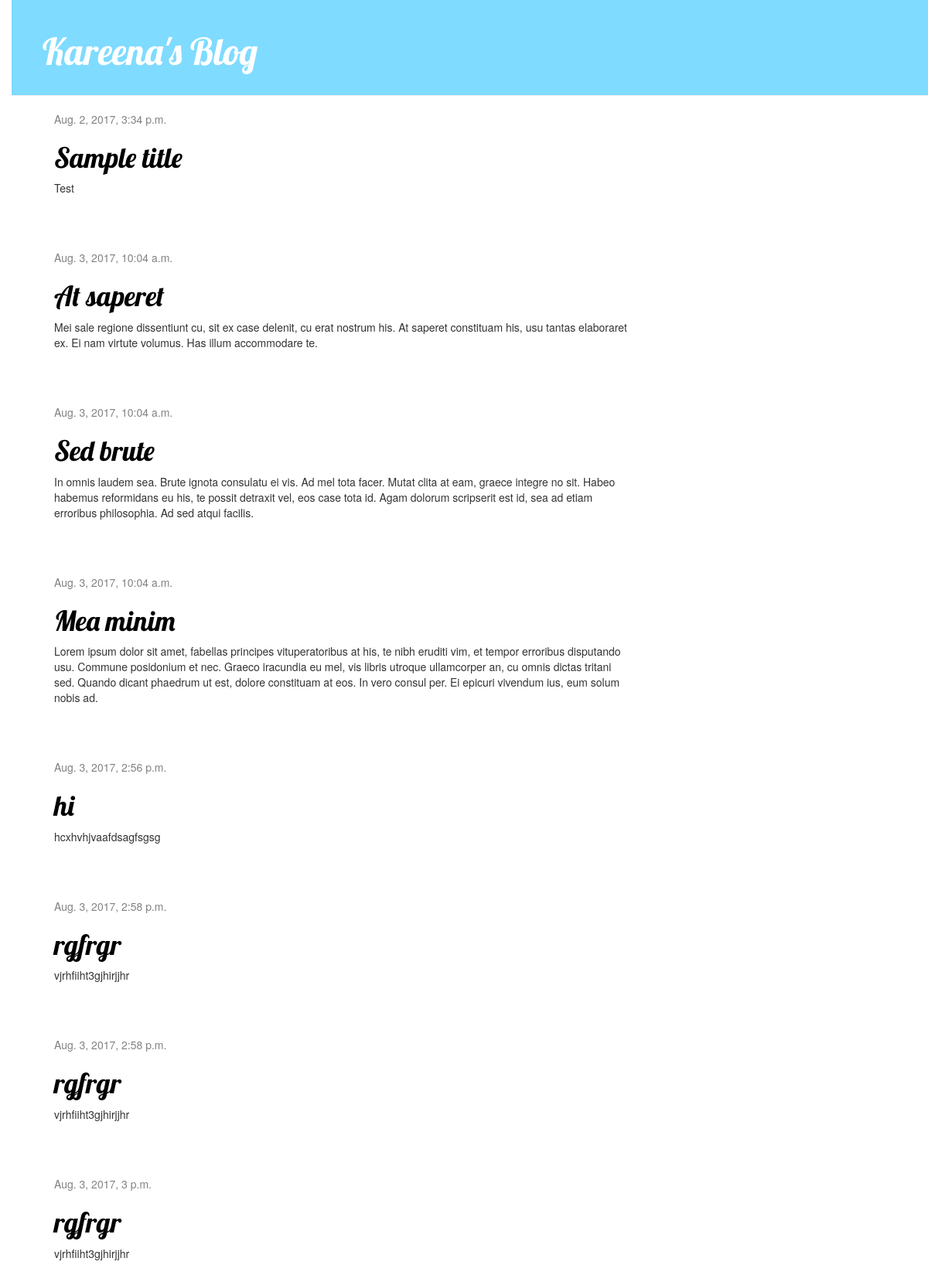
The page / on the database its author committed.
### blog/models.py (models this page shows, shortened)
class Post(models.Model):
    author = models.ForeignKey('auth.User')
    title = models.CharField(max_length=200)
    text = models.TextField()
    created_date = models.DateTimeField(
            default=timezone.now)
    published_date = models.DateTimeField(
            blank=True, null=True)

### blog/views.py (the view)
def post_list(request):
    posts = Post.objects.filter(published_date__lte=timezone.now()).order_by('published_date')
    return render(request, 'blog/post_list.html', {'posts': posts})

### blog/templates/blog/post_list.html (shortened to what this page needs)
{% extends 'blog/base.html' %}
{% load staticfiles %}
  {% block content %}
      {% for post in posts %}
          <div class="post">
              <div class="date">
                  {{ post.published_date }}
              </div>
              <h1><a href="{% url 'post_detail' pk=post.pk %}">{{ post.title }}</a></h1>
              <p>{{ post.text|linebreaksbr }}</p>
          </div>
      {% endfor %}
  {% endblock %}

### blog/templates/blog/base.html (shortened to what this page needs)
{% load staticfiles %}
<html>
    <head>
        <link rel="stylesheet" href="//maxcdn.bootstrapcdn.com/bootstrap/3.2.0/css/bootstrap.min.css">
        <link rel="stylesheet" href="//maxcdn.bootstrapcdn.com/bootstrap/3.2.0/css/bootstrap-theme.min.css">
        <link rel="stylesheet" href="{% static 'css/blog.css' %}">
    </head>
    <body>
      <div class="page-header">
        <h1><a href="/">Kareena's Blog</a></h1>
    </div>
    <div class="content container">
        <div class="row">
            <div class="col-md-8">
              {% block content %}{% endblock %}
            </div>
        </div>
    </div>
    </body>
</html>

### blog/static/css/blog.css (style rules this page uses)
h1 a { color: #FCA205; font-family: 'Lobster'; }
body { padding-left: 15px; }
.page-header { background-color: #7FDBFF; margin-top: 0; padding: 20px 20px 20px 40px; }
.page-header h1, .page-header h1 a, .page-header h1 a:visited, .page-header h1 a:active { color: #ffffff; font-size: 36pt; text-decoration: none; }
.content { margin-left: 40px; }
h1, h2, h3, h4 { font-family: 'Lobster', cursive; }
.date { color: #828282; }
.post { margin-bottom: 70px; }
.post h1 a, .post h1 a:visited { color: #000000; }

### rows shown on the page
Post: published_date "Aug. 2, 2017, 3:34 p.m.", title "Sample title", text "Test"
Post: published_date "Aug. 3, 2017, 10:04 a.m.", title "At saperet", text "Mei sale regione dissentiunt cu, sit ex case delenit, cu erat nostrum his. At saperet constituam his, usu tantas elaboraret ex. Ei nam virtute volumus. Has illum accommodare te."
Post: published_date "Aug. 3, 2017, 10:04 a.m.", title "Sed brute", text "In omnis laudem sea. Brute ignota consulatu ei vis. Ad mel tota facer. Mutat clita at eam, graece integre no sit. Habeo habemus reformidans eu his, te possit detraxit vel, eos case tota id. Agam dolorum scripserit est id, sea ad etiam erroribus philosophia. Ad sed atqui facilis."
Post: published_date "Aug. 3, 2017, 10:04 a.m.", title "Mea minim", text "Lorem ipsum dolor sit amet, fabellas principes vituperatoribus at his, te nibh eruditi vim, et tempor erroribus disputando usu. Commune posidonium et nec. Graeco iracundia eu mel, vis libris utroque ullamcorper an, cu omnis dictas tritani sed. Quando dicant phaedrum ut est, dolore constituam at eos. In vero consul per. Ei epicuri vivendum ius, eum solum nobis ad."
Post: published_date "Aug. 3, 2017, 2:56 p.m.", title "hi", text "hcxhvhjvaafdsagfsgsg"
Post: published_date "Aug. 3, 2017, 2:58 p.m.", title "rgfrgr", text "vjrhfiiht3gjhirjjhr"
Post: published_date "Aug. 3, 2017, 2:58 p.m.", title "rgfrgr", text "vjrhfiiht3gjhirjjhr"
Post: published_date "Aug. 3, 2017, 3 p.m.", title "rgfrgr", text "vjrhfiiht3gjhirjjhr"
